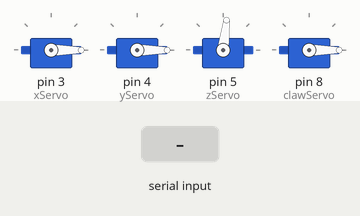
Simulated run of this sketch. Board: Arduino Uno, built with avr-gcc and run on an emulated ATmega328P. Shown: 4 × servo. Inputs (shaded band) come from the test bench. What the sketch prints to the serial monitor is not drawn.

Above: at 34.0 s.
34.1 s: "90,45,200\n" received over Serial
At 34.52 s:
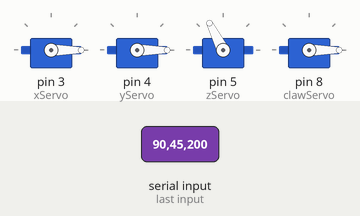
50.5 s: "30,150,10\n" received over Serial
At 50.85 s:
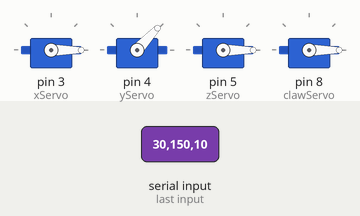
At 67.2 s:
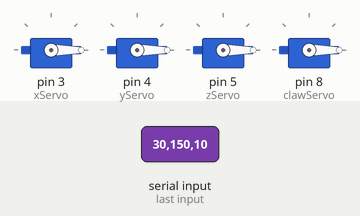
Timing chart, 0 to 72.9 s (numbered marks = the images above; inputs shaded):
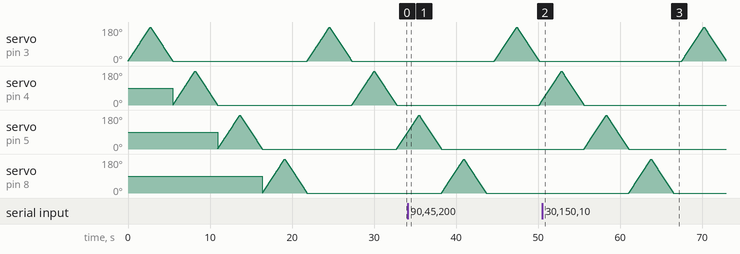

The sketch:

Robotic_Arm_Kinematic_Movements_.ino
```cpp
#include <Servo.h>

Servo xServo;
Servo yServo;
Servo zServo;
Servo clawServo;

int xPos = 0;
int yPos = 0;
int zPos = 0;
int clawPos = 0;

void setup() {
  // assign servo to signal pin numbers
  xServo.attach(3);
  yServo.attach(4);
  zServo.attach(5);
  clawServo.attach(8);

  //Initialize serial port
  Serial.begin(9600);
  //Debug only send serial message to host com port terminal window
  Serial.print("***MeCom Test***.");

}


void loop() {
  // serial in packet pattern
  for (xPos = 0; xPos <= 180; xPos += 1) {
    xServo.write(xPos);
    delay(15);
  }

  for (xPos = 180; xPos >= 0; xPos -= 1) {
    xServo.write(xPos);
    delay(15);
  }

  for (yPos = 0; yPos <= 180; yPos += 1) {
    yServo.write(yPos);
    delay(15);
  }

  for (yPos = 180; yPos >= 0; yPos -= 1) {
    yServo.write(yPos);
    delay(15);
  }

  for (zPos = 0; zPos <= 180; zPos += 1) {
    zServo.write(zPos);
    delay(15);
  }

  for (zPos = 180; zPos >= 0; zPos -= 1) {
    zServo.write(zPos);
    delay(15);
  }

  for (clawPos = 0; clawPos <= 180; clawPos += 1) {
    clawServo.write(clawPos);
    delay(15);
  }

  for (clawPos = 180; clawPos >= 0; clawPos -= 1) {
    clawServo.write(clawPos);
    delay(15);
  }

  while (Serial.available() > 0) {
    xPos = Serial.parseInt();
    yPos = Serial.parseInt();
    zPos = Serial.parseInt();
    clawPos = Serial.parseInt();

    if (Serial.read() == 'x') {
      //Update Servo Positions
      xServo.write(xPos);
      yServo.write(yPos);
      zServo.write(zPos);
      clawServo.write(clawPos);
    }
  }

}
```

Measured:
- after the input at 50.5 s, servo on pin 4 (yServo): goes on until 55.6 s, then stays 0°
